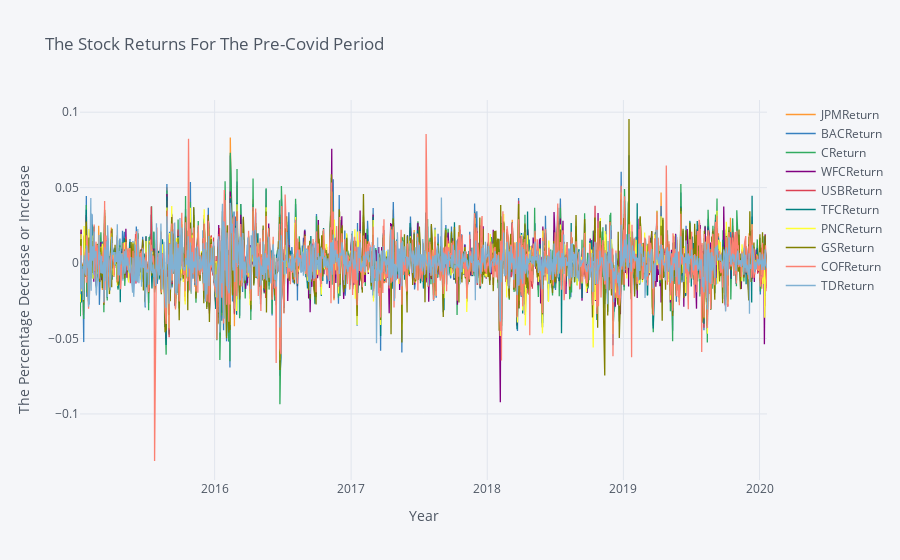

This figure's notebook cell:
### Code cell
#The data visualization of all the stock returns in pre-Covid period
PreCovidReturns[['JPMReturn','BACReturn','CReturn','WFCReturn','USBReturn','TFCReturn','PNCReturn','GSReturn','COFReturn','TDReturn']].iplot( title='The Stock Returns For The Pre-Covid Period',xTitle='Year',yTitle='The Percentage Decrease or Increase',)

### Figure 1 — Plotly figure (JSON) as saved in the notebook; plotly's stock layout.template omitted (floating-point values rounded to 4 significant figures; data arrays with more than 128 entries replaced by an {"elided": "..."} marker saying what was removed)
{"data": [{"line": {"color": "rgba(255, 153, 51, 1.0)", "dash": "solid", "shape": "linear", "width": 1.3}, "mode": "lines", "name": "JPMReturn", "text": "", "type": "scatter", "x": {"elided": "1270 str values"}, "y": {"elided": "1270 float values"}}, {"line": {"color": "rgba(55, 128, 191, 1.0)", "dash": "solid", "shape": "linear", "width": 1.3}, "mode": "lines", "name": "BACReturn", "text": "", "type": "scatter", "x": {"elided": "1270 str values"}, "y": {"elided": "1270 float values"}}, {"line": {"color": "rgba(50, 171, 96, 1.0)", "dash": "solid", "shape": "linear", "width": 1.3}, "mode": "lines", "name": "CReturn", "text": "", "type": "scatter", "x": {"elided": "1270 str values"}, "y": {"elided": "1270 float values"}}, {"line": {"color": "rgba(128, 0, 128, 1.0)", "dash": "solid", "shape": "linear", "width": 1.3}, "mode": "lines", "name": "WFCReturn", "text": "", "type": "scatter", "x": {"elided": "1270 str values"}, "y": {"elided": "1270 float values"}}, {"line": {"color": "rgba(219, 64, 82, 1.0)", "dash": "solid", "shape": "linear", "width": 1.3}, "mode": "lines", "name": "USBReturn", "text": "", "type": "scatter", "x": {"elided": "1270 str values"}, "y": {"elided": "1270 float values"}}, {"line": {"color": "rgba(0, 128, 128, 1.0)", "dash": "solid", "shape": "linear", "width": 1.3}, "mode": "lines", "name": "TFCReturn", "text": "", "type": "scatter", "x": {"elided": "1270 str values"}, "y": {"elided": "1270 float values"}}, {"line": {"color": "rgba(255, 255, 51, 1.0)", "dash": "solid", "shape": "linear", "width": 1.3}, "mode": "lines", "name": "PNCReturn", "text": "", "type": "scatter", "x": {"elided": "1270 str values"}, "y": {"elided": "1270 float values"}}, {"line": {"color": "rgba(128, 128, 0, 1.0)", "dash": "solid", "shape": "linear", "width": 1.3}, "mode": "lines", "name": "GSReturn", "text": "", "type": "scatter", "x": {"elided": "1270 str values"}, "y": {"elided": "1270 float values"}}, {"line": {"color": "rgba(251, 128, 114, 1.0)", "dash": "solid", "shape": "linear", "width": 1.3}, "mode": "lines", "name": "COFReturn", "text": "", "type": "scatter", "x": {"elided": "1270 str values"}, "y": {"elided": "1270 float values"}}, {"line": {"color": "rgba(128, 177, 211, 1.0)", "dash": "solid", "shape": "linear", "width": 1.3}, "mode": "lines", "name": "TDReturn", "text": "", "type": "scatter", "x": {"elided": "1270 str values"}, "y": {"elided": "1270 float values"}}], "layout": {"legend": {"bgcolor": "#F5F6F9", "font": {"color": "#4D5663"}}, "paper_bgcolor": "#F5F6F9", "plot_bgcolor": "#F5F6F9", "title": {"font": {"color": "#4D5663"}, "text": "The Stock Returns For The Pre-Covid Period"}, "xaxis": {"gridcolor": "#E1E5ED", "showgrid": true, "tickfont": {"color": "#4D5663"}, "title": {"font": {"color": "#4D5663"}, "text": "Year"}, "zerolinecolor": "#E1E5ED"}, "yaxis": {"gridcolor": "#E1E5ED", "showgrid": true, "tickfont": {"color": "#4D5663"}, "title": {"font": {"color": "#4D5663"}, "text": "The Percentage Decrease or Increase"}, "zerolinecolor": "#E1E5ED"}}}
